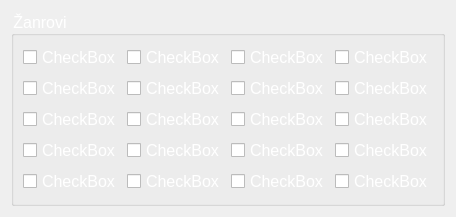
     <widget class="QWidget" name="tab_4">
      <attribute name="title">
       <string>Režiseri</string>
      </attribute>
      <layout class="QGridLayout" name="gridLayout_8">
       <item row="0" column="0">
        <widget class="QGroupBox" name="groupBox_4">
         <property name="minimumSize">
          <size>
           <width>0</width>
           <height>0</height>
          </size>
         </property>
         <property name="maximumSize">
          <size>
           <width>600</width>
           <height>300</height>
          </size>
         </property>
         <property name="font">
          <font>
           <pointsize>12</pointsize>
          </font>
         </property>
         <property name="styleSheet">
          <string notr="true">color: white</string>
         </property>
         <property name="title">
          <string>Žanrovi</string>
         </property>
         <layout class="QGridLayout" name="gridLayout_7">
          <item row="9" column="3">
           <widget class="QCheckBox" name="checkBox_41">
            <property name="font">
             <font>
              <pointsize>12</pointsize>
             </font>
            </property>
            <property name="styleSheet">
             <string notr="true">color: white</string>
            </property>
            <property name="text">
             <string>CheckBox</string>
            </property>
           </widget>
          </item>
          <item row="9" column="0">
           <widget class="QCheckBox" name="checkBox_42">
            <property name="font">
             <font>
              <pointsize>12</pointsize>
             </font>
            </property>
            <property name="styleSheet">
             <string notr="true">color: white</string>
            </property>
            <property name="text">
             <string>CheckBox</string>
            </property>
           </widget>
          </item>
          <item row="9" column="2">
           <widget class="QCheckBox" name="checkBox_43">
            <property name="font">
             <font>
              <pointsize>12</pointsize>
             </font>
            </property>
            <property name="styleSheet">
             <string notr="true">color: white</string>
            </property>
            <property name="text">
             <string>CheckBox</string>
            </property>
           </widget>
          </item>
          <item row="5" column="3">
           <widget class="QCheckBox" name="checkBox_44">
            <property name="font">
             <font>
              <pointsize>12</pointsize>
             </font>
            </property>
            <property name="styleSheet">
             <string notr="true">color: white</string>
            </property>
            <property name="text">
             <string>CheckBox</string>
            </property>
           </widget>
          </item>
          <item row="4" column="0">
           <widget class="QCheckBox" name="checkBox_45">
            <property name="font">
             <font>
              <pointsize>12</pointsize>
             </font>
            </property>
            <property name="styleSheet">
             <string notr="true">color: white</string>
            </property>
            <property name="text">
             <string>CheckBox</string>
            </property>
           </widget>
          </item>
          <item row="4" column="4">
           <widget class="QCheckBox" name="checkBox_46">
            <property name="font">
             <font>
              <pointsize>12</pointsize>
             </font>
            </property>
            <property name="styleSheet">
             <string notr="true">color: white</string>
            </property>
            <property name="text">
             <string>CheckBox</string>
            </property>
           </widget>
          </item>
          <item row="5" column="4">
           <widget class="QCheckBox" name="checkBox_47">
            <property name="font">
             <font>
              <pointsize>12</pointsize>
             </font>
            </property>
            <property name="styleSheet">
             <string notr="true">color: white</string>
            </property>
            <property name="text">
             <string>CheckBox</string>
            </property>
           </widget>
          </item>
          <item row="5" column="0">
           <widget class="QCheckBox" name="checkBox_48">
            <property name="font">
             <font>
              <pointsize>12</pointsize>
             </font>
            </property>
            <property name="styleSheet">
             <string notr="true">color: white</string>
            </property>
            <property name="text">
             <string>CheckBox</string>
            </property>
           </widget>
          </item>
          <item row="5" column="2">
           <widget class="QCheckBox" name="checkBox_49">
            <property name="font">
             <font>
              <pointsize>12</pointsize>
             </font>
            </property>
            <property name="styleSheet">
             <string notr="true">color: white</string>
            </property>
            <property name="text">
             <string>CheckBox</string>
            </property>
           </widget>
          </item>
          <item row="4" column="3">
           <widget class="QCheckBox" name="checkBox_50">
            <property name="font">
             <font>
              <pointsize>12</pointsize>
             </font>
            </property>
            <property name="styleSheet">
             <string notr="true">color: white</string>
            </property>
            <property name="text">
             <string>CheckBox</string>
            </property>
           </widget>
          </item>
          <item row="4" column="2">
           <widget class="QCheckBox" name="checkBox_51">
            <property name="font">
             <font>
              <pointsize>12</pointsize>
             </font>
            </property>
            <property name="styleSheet">
             <string notr="true">color: white</string>
            </property>
            <property name="text">
             <string>CheckBox</string>
            </property>
           </widget>
          </item>
          <item row="7" column="3">
           <widget class="QCheckBox" name="checkBox_52">
            <property name="font">
             <font>
              <pointsize>12</pointsize>
             </font>
            </property>
            <property name="styleSheet">
             <string notr="true">color: white</string>
            </property>
            <property name="text">
             <string>CheckBox</string>
            </property>
           </widget>
          </item>
          <item row="7" column="0">
           <widget class="QCheckBox" name="checkBox_53">
            <property name="font">
             <font>
              <pointsize>12</pointsize>
             </font>
            </property>
            <property name="styleSheet">
             <string notr="true">color: white</string>
            </property>
            <property name="text">
             <string>CheckBox</string>
            </property>
           </widget>
          </item>
          <item row="7" column="2">
           <widget class="QCheckBox" name="checkBox_54">
            <property name="font">
             <font>
              <pointsize>12</pointsize>
             </font>
            </property>
            <property name="styleSheet">
             <string notr="true">color: white</string>
            </property>
            <property name="text">
             <string>CheckBox</string>
            </property>
           </widget>
          </item>
          <item row="7" column="4">
           <widget class="QCheckBox" name="checkBox_55">
            <property name="font">
             <font>
              <pointsize>12</pointsize>
             </font>
            </property>
            <property name="styleSheet">
             <string notr="true">color: white</string>
            </property>
            <property name="text">
             <string>CheckBox</string>
            </property>
           </widget>
          </item>
          <item row="9" column="4">
           <widget class="QCheckBox" name="checkBox_56">
            <property name="font">
             <font>
              <pointsize>12</pointsize>
             </font>
            </property>
            <property name="styleSheet">
             <string notr="true">color: white</string>
            </property>
            <property name="text">
             <string>CheckBox</string>
            </property>
           </widget>
          </item>
          <item row="1" column="3">
           <widget class="QCheckBox" name="checkBox_57">
            <property name="font">
             <font>
              <pointsize>12</pointsize>
             </font>
            </property>
            <property name="styleSheet">
             <string notr="true">color: white</string>
            </property>
            <property name="text">
             <string>CheckBox</string>
            </property>
           </widget>
          </item>
          <item row="1" column="2">
           <widget class="QCheckBox" name="checkBox_58">
            <property name="font">
             <font>
              <pointsize>12</pointsize>
             </font>
            </property>
            <property name="styleSheet">
             <string notr="true">color: white</string>
            </property>
            <property name="text">
             <string>CheckBox</string>
            </property>
           </widget>
          </item>
          <item row="1" column="0">
           <widget class="QCheckBox" name="checkBox_59">
            <property name="font">
             <font>
              <pointsize>12</pointsize>
             </font>
            </property>
            <property name="styleSheet">
             <string notr="true">color: white</string>
            </property>
            <property name="text">
             <string>CheckBox</string>
            </property>
           </widget>
          </item>
          <item row="1" column="4">
           <widget class="QCheckBox" name="checkBox_60">
            <property name="font">
             <font>
              <pointsize>12</pointsize>
             </font>
            </property>
            <property name="styleSheet">
             <string notr="true">color: white</string>
            </property>
            <property name="text">
             <string>CheckBox</string>
            </property>
           </widget>
          </item>
         </layout>
        </widget>
       </item>
      </layout>
     </widget>
